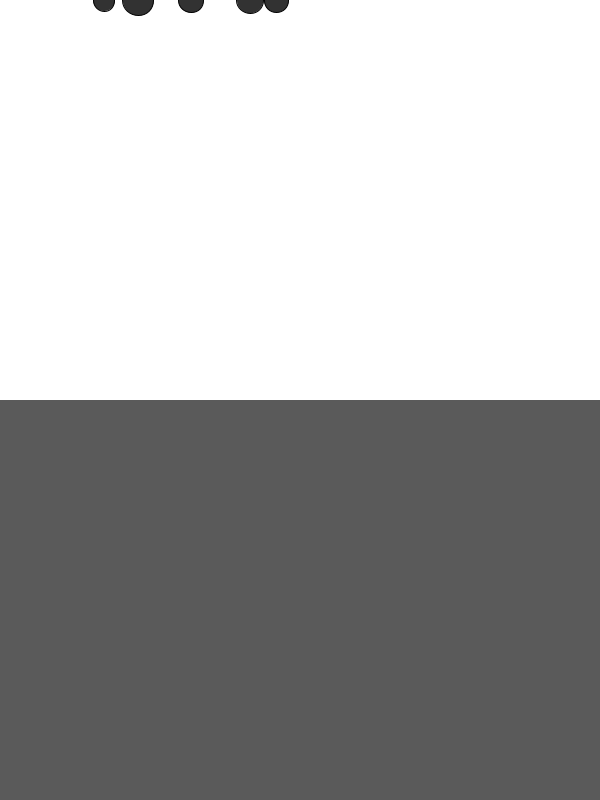
Frame 1 (no input)
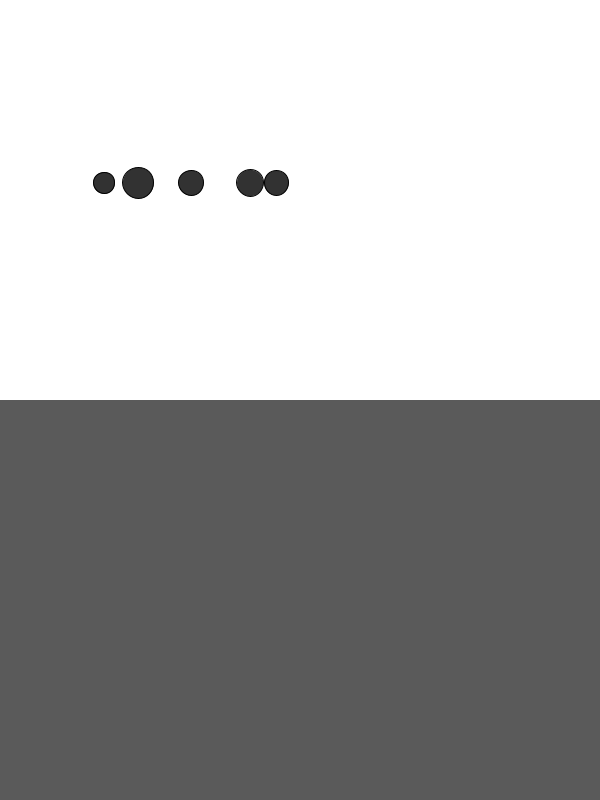
Frame 60 (the mouse pressed at the canvas centre just before this capture)
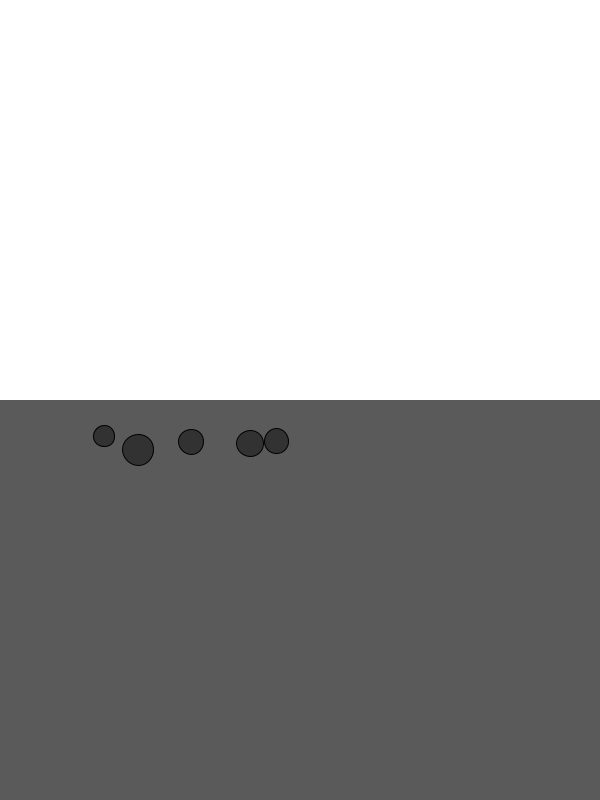
Frame 120 (the mouse held since frame 60 and released just before this capture)

The Processing sketch that drew these frames (run headless with seeded random() and noise(); from frame 60 on, the mouse is pressed at the canvas centre):

// Processing sketch: liquidSimulation
// ── liquidSimulation.pde

class Liquid {
  float x,y,w,h;
  float c;

  Liquid(float x_, float y_, float w_, float h_, float c_) {
    x = x_;
    y = y_;
    w = w_;
    h = h_;
    c = c_;
  }

  void display() {
    noStroke();
    fill(90);
    rect(x,y,w,h);
  }

}

class Mover
{
  PVector location;
  PVector velocity;
  PVector acceleration;
  float topSpeed;
  float mass;

  // Constructor
  Mover()
  {
    location = new PVector(random(20, width - 20) / 2, 0);
    velocity = new PVector(0, 0);
    acceleration = new PVector(0, 0);
    mass = random(1, 2);
  }

  void applyForce(PVector f)
  {
    PVector force = PVector.div(f, mass);

    acceleration.add(force);
  }

  void display()
  {
    stroke(0);
    fill(50);
    ellipse(location.x,location.y, mass * 20, mass * 20);
  }

  void checkEdges()
  {
    if(location.x > width)
    {
      location.x = width;
      velocity.x *= -1;
    }
    else if(location.x < 0)
    {
      location.x = 0;
      velocity.x *= -1;
    }

    if(location.y > height)
    {
      location.y = height;
      velocity.y *= -1;
    }
    else if(location.y < 0)
    {
      location.y = 0;
      velocity.y *= -1;
    }
  }

  void update()
  {
    velocity.add(acceleration);
    location.add(velocity);
    acceleration.mult(0);
  }

  void drag(Liquid l)
  {
    float speed = velocity.mag();
    float dragMag = l.c * speed * speed;
    PVector drag = velocity.get();
    drag.normalize();
    drag.mult(dragMag * - 1);
    applyForce(drag);
  }

  boolean isInside(Liquid l)
  {
    if(location.x > l.x && location.x < l.x + l.w && location.y > l.y && location.y < l.y + l.h){
      return true;
    }
    else return false;
  }
}


Mover[] movers = new Mover[5];
Liquid l;

void setup()
{
  size(600, 800);
  for(int i = 0; i < movers.length; i++){
    movers[i] = new Mover();
  }
  l = new Liquid(0, height/2, width, height/2, 0.1);
}

void draw()
{
  background(255);
  l.display();
  for(int i = 0; i < movers.length; i++){
    if(movers[i].isInside(l)){
      movers[i].drag(l);
    }
    PVector gravity = new PVector(0, 0.1 * movers[i].mass);
    movers[i].applyForce(gravity);
    movers[i].update();
    movers[i].checkEdges();
    movers[i].display();
  }
}
